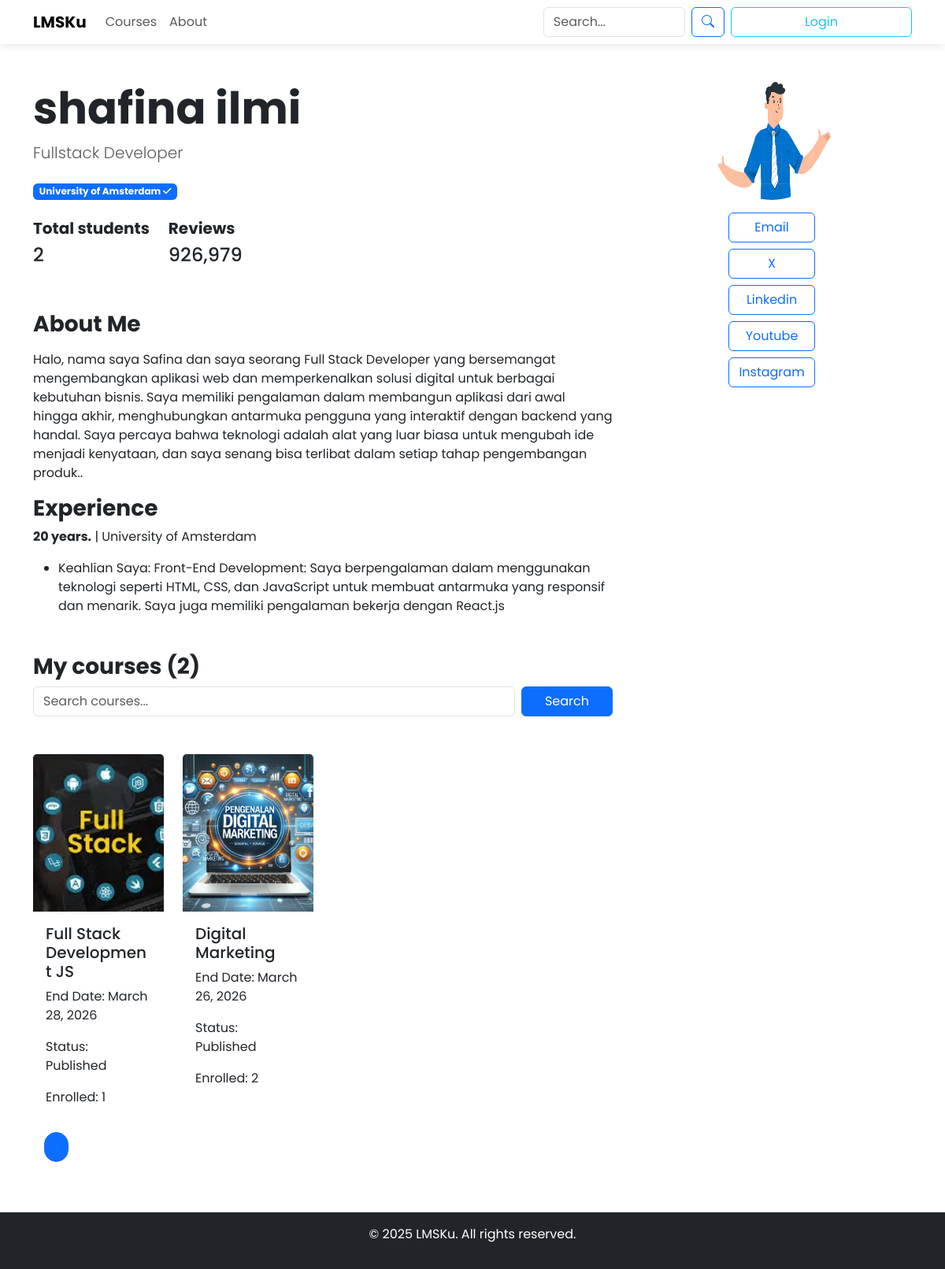
Screenshot of /instructor-profile/instructor/ with the database file from the repository.
### courses/models.py (models this page shows, shortened)
class Instructor(models.Model):
    STATUS_CHOICES = [
        ('Pending', 'Pending'),
        ('Approved', 'Approved'),
        ('Rejected', 'Rejected'),
    ]
    user = models.ForeignKey(CustomUser, on_delete=models.CASCADE, related_name="instructors")
    bio = models.TextField()
    tech = models.CharField(max_length=255)
    expertise = models.CharField(max_length=255)
    experience_years = models.PositiveIntegerField()
    status = models.CharField(max_length=10, choices=STATUS_CHOICES, default='Pending')
    agreement = models.BooleanField(default=False, help_text="Check if the user agrees to the terms and conditions")
    provider =models.ForeignKey(Partner,on_delete=models.CASCADE,related_name='instructors')
    created_at = models.DateTimeField(auto_now_add=True)
    updated_at = models.DateTimeField(auto_now=True)

class Course(models.Model):
    course_name = models.CharField(max_length=250)
    course_number = models.CharField(max_length=250, blank=True)
    course_run = models.CharField(max_length=250, blank=True)
    slug = models.CharField(max_length=250, blank=True)
    org_partner = models.ForeignKey(Partner, on_delete=models.CASCADE, related_name="courses")
    instructor = models.ForeignKey(Instructor, on_delete=models.CASCADE, related_name="courses", null=True)
    category = models.ForeignKey(Category, on_delete=models.CASCADE, related_name="category_courses")
    level = models.CharField(max_length=10, choices=[('basic', 'Basic'), ('middle', 'Middle'), ('advanced', 'Advanced')], default='basic', null=True, blank=True)
    status_course = models.ForeignKey(CourseStatus, on_delete=models.CASCADE, related_name="courses")  # Hubungkan dengan CourseStatus
    created_at = models.DateTimeField(auto_now_add=True)
    edited_on = models.DateTimeField(auto_now=True)
    image = models.ImageField(upload_to='courses/', blank=True, null=True)
    link_video = models.URLField(blank=True, null=True)
    description = models.TextField()
    sort_description = models.CharField(max_length=150, null=True, blank=True)
    hour = models.CharField(max_length=2, null=True, blank=True)
    author = models.ForeignKey(CustomUser, on_delete=models.CASCADE)
    language = models.CharField(max_length=10, choices=[('en', 'English'), ('id', 'Indonesia'), ('fr', 'French'), ('de', 'German')], default='en')
    start_date = models.DateField(null=True)
    end_date = models.DateField(null=True)
    start_enrol = models.DateField(null=True)
    end_enrol = models.DateField(null=True)

### authentication/models.py (models this page shows, shortened)
class CustomUser(AbstractUser):
    gen = {
        "male":"male",
        "female":"female",
    }
    edu = {
        "Basic":"Basic",
        "Secondary":"Secondary",
        "Higher":"Higher",
        "Diploma":"Diploma",
        "Bachelor's":"Bachelor",
        "Master":"Master",
        "Doctorate":"Doctorate",
    }
    email = models.EmailField(_("email address"), unique=True)  # Menambahkan unique=True
    phone = models.CharField(max_length=20, blank=True, null=True)
    gender = models.CharField(max_length=10, choices=[('M', 'Male'), ('F', 'Female')], blank=True, null=True)
    country = models.CharField(max_length=100, blank=True, null=True)
    birth = models.DateField(null=True, blank=True)
    photo = models.ImageField(upload_to='profile_pics/', blank=True, null=True)
    address = models.TextField(blank=True, null=True)
    hobby = models.CharField(_("hobby"), max_length=150, blank=True)
    education = models.CharField(_("education"), max_length=10, choices=edu,blank=True)
    gender = models.CharField(_("gender"), max_length=8, choices=gen,blank=True)
    university = models.ForeignKey(Universiti, on_delete=models.CASCADE, blank=True, null=True, verbose_name=_("university"))
    tiktok = models.CharField(_("tiktok"), max_length=200, blank=True)
    youtube = models.CharField(_("youtube"), max_length=200, blank=True)
    facebook = models.CharField(_("facebook"), max_length=200, blank=True)
    instagram = models.CharField(_("instagram"), max_length=200, blank=True)
    linkedin = models.CharField(_("linkedin"), max_length=200, blank=True)
    twitter = models.CharField(_("twitter"), max_length=200, blank=True)
    is_member = models.BooleanField(_("member status"), default=False, help_text=_("Designates whether the user can log into this admin member."))
    is_subscription = models.BooleanField(_("subscription status"), default=False, help_text=_("Designates whether the user can log into this admin subscription."))
    is_instructor = models.BooleanField(_("instructor status"), default=False, help_text=_("Designates whether the user can log into this admin instructor."))
    is_partner = models.BooleanField(_("partner status"), default=False, help_text=_("Designates whether the user can log into this admin partner."))
    is_audit = models.BooleanField(_("audit status"), default=False, help_text=_("Designates whether the user can log into this admin audit."))
    is_learner = models.BooleanField(_("learner status"), default=True, help_text=_("Designates whether the user can log into this admin learner."))
    is_note = models.BooleanField(_("note status"), default=False, help_text=_("Designates whether the user can log into this admin note."))
    EMAIL_FIELD = "email"
    USERNAME_FIELD = "email"
    REQUIRED_FIELDS = ["username"]

class Universiti(models.Model):
    name = models.CharField(max_length=200, blank=True, null=True)
    slug = models.SlugField(unique=True)
    location = models.CharField(max_length=100, blank=True, null=True)
    def __str__(self):
        return self.name

### courses/views.py (the view)
# urls.py: path('instructor-profile/<slug:username>/', views.instructor_profile, name='instructor_profile'),
def instructor_profile(request, username):
    instructor = get_object_or_404(Instructor, user__username=username)
    if not instructor.provider or not hasattr(instructor.provider.name, 'slug'):
        partner_slug = None
    else:
        partner_slug = instructor.provider.name.slug  # Access slug from Universiti model
    search_term = request.GET.get('search', '')
    published_status = CourseStatus.objects.get(status='published')  # Assuming 'status' field is used to store 'published'
    courses = instructor.courses.filter(
        Q(course_name__icontains=search_term) &  # Search by course name
        Q(status_course=published_status) &      # Filter by 'published' status (corrected)
        Q(end_date__gte=datetime.now())          # Only courses that haven't ended yet
    ).order_by('start_date')  # Optional: Order by start date or any other field
    courses = courses.annotate(total_enrollments=Count('enrollments'))
    courses_count = courses.count()
    total_participants = courses.aggregate(total_participants=Count('enrollments__user', distinct=True))['total_participants']
    paginator = Paginator(courses, 6)
    page_number = request.GET.get('page', 1)  # Default to page 1 if not specified
    try:
        page_number = int(page_number)
        if page_number < 1:
            page_number = 1  # If the page number is less than 1, set it to 1
    except ValueError:
        page_number = 1  # If the page number is not a valid integer, set it to 1
    try:
        page_obj = paginator.get_page(page_number)
    except EmptyPage:
        page_obj = paginator.get_page(1)  # If page number is out of range, show first page
    return render(request, 'home/instructor_profile.html', {
        'instructor': instructor,
        'page_obj': page_obj,
        'courses_count': courses_count,  # Pass the count to the template
        'search_term': search_term,
        'partner_slug': partner_slug,  # Pass partner_slug to the template
        'total_participants': total_participants,  # Pass total participants to the template
    })

### templates/home/instructor_profile.html (shortened to what this page needs)
{% extends 'home/base.html' %}
{% block content %}
<body class="bg-white text-dark">
  <div class="container py-5">
    <div class="row">
      <div class="col-md-8">
        <h1 class="display-4 fw-bold">{{instructor.user.first_name}} {{instructor.user.last_name}}</h1>
        <p class="lead text-muted">{{instructor.user.hobby}}</p>
        {% if partner_slug %}
    <a href="{% url 'courses:org_partner' partner_slug %}">
        <span class="badge bg-primary mt-2">{{instructor.user.university}}  <i class="fa fa-check" aria-hidden="true"></i></span>
    </a>
{% else %}
    <span class="badge bg-secondary mt-2">No University Available</span>
{% endif %}
        <div class="mt-4">
          <div class="d-flex gap-4">
            <div>
              <p class="h5 fw-bold">Total students</p>
              <p class="h4">{{ total_participants }}</p>
            </div>
            <div>
              <p class="h5 fw-bold">Reviews</p>
              <p class="h4">926,979</p>
            </div>
          </div>
        </div>
        <div class="mt-5">
          <h2 class="h3 fw-bold">About Me</h2>
          {% if instructor %}
          <p class="mt-3">{{instructor.bio }}.</p>
          {% endif %}
        <h2 class="h3 fw-bold">Experience</h2>
        <p><strong>{{ instructor.experience_years }} years.</strong> | {{ instructor.user.university }}</p>
            <ul>
                {% if instructor %}
                <li>{{ instructor.expertise }}</li>
                {% endif %}
            </ul>
        </div>
        <div class="mt-5">
          <h2 class="h3 fw-bold">My courses ({{ courses_count }})</h2>
          <div class="mb-4">
            <form method="GET" action="{% url 'courses:instructor_profile' username=instructor.user.username %}">
              <div class="row g-2">
                <div class="col-12 col-md-10">
                  <input type="text" class="form-control" name="search" value="{{ search_term }}" placeholder="Search courses..." />
                </div>
                <div class="col-12 col-md-2">
                  <button type="submit" class="btn btn-primary w-100">Search</button>
                </div>
              </div>
            </form>
          </div>
          <div class="row row-cols-1 row-cols-md-2 row-cols-lg-4 g-4 mt-4" id="courseList">
            {% for course in page_obj %}
              <div class="col course-item">
                <a href="{% url 'courses:course_lms_detail' course.id course.slug %}" class="text-decoration-none">
                    <div class="card h-100">
                        <img src="{{ course.image.url }}" class="card-img-top" alt="{{ course.course_name }}" style="object-fit: cover; height: 200px;">
                        <div class="card-body d-flex flex-column">
                            <h5 class="card-title">{{ course.course_name |truncatechars:50}}</h5>
                            <p>End Date: {{ course.end_date }}</p>
                            <p>Status: {% if course.status_course %} Published {% else %} Unpublished {% endif %}</p>
                            <p>Enrolled: {{ course.total_enrollments }}</p>
                        </div>
                    </div>
                </a>
              </div>
            {% empty %}
              <p>No courses available.</p>
            {% endfor %}
        </div>
        <div class="row">
          <div class="col-md-12">
              <ul class="pagination lms-page">
                  {% for page_num in page_obj.paginator.page_range %}
                      <li class="page-item {% if page_obj.number == page_num %}active{% endif %}">
                          <a class="page-link" href="?page={{ page_num }}{% if search_query %}&search={{ search_query }}{% endif %}{% if category_filter %}&category={{ category_filter|join:',' }}{% endif %}">
                          </a>
                      </li>
                  {% endfor %}
              </ul>
          </div>
      </div>
        </div>
      </div>
      <div class="col-md-4 d-flex flex-column align-items-center mt-4 mt-md-0">
        {% if instructor.user.photo %}
      <img src="{{ instructor.user.photo.url }}" class="rounded-circle mb-3" alt="Instructor's profile picture" width="150" height="150">
      {% else %}
          <img src="https://via.placeholder.com/100" class="rounded-circle mb-3" alt="Instructor's profile picture" width="150" height="150">
      {% endif %}
      <div class="d-grid gap-2">
        <a href="mailto:{{instructor.user.email}}" class="btn btn-outline-primary" target="_blank">Email</a>
        <a href="{{instructor.user.twitter}}" class="btn btn-outline-primary" target="_blank">X</a>
        <a href="{{instructor.user.linkedin}}" class="btn btn-outline-primary" target="_blank">Linkedin</a>
        <a href="{{instructor.user.youtube}}" class="btn btn-outline-primary" target="_blank">Youtube</a>
        <a href="{{instructor.user.instagram}}" class="btn btn-outline-primary" target="_blank">Instagram</a>
    </div>
      </div>
    </div>
  </div>
</body>
{% endblock content %}

### templates/home/base.html (style rules this page uses)
body { font-family: 'Poppins', sans-serif; background-color: #f8f9fa; }
.card { border: none; transition: transform 0.3s; }
.card-img-top { width: 100%; height: 200px; object-fit: cover; }

### templates/home/instructor_profile.html (style rules this page uses)
.pagination .page-item { margin: 0 5px; }
.pagination .page-link { color: #007bff; border-radius: 20px; }

### rows the page displays
Instructor: user.first_name "shafina", user.last_name "ilmi", user.hobby "Fullstack Developer", user.university "University of Amsterdam", bio "Halo, nama saya Safina dan saya seorang Full Stack Developer yang bersemangat mengembangkan aplikasi web dan memperkenalkan solusi digital untuk berbagai kebutuhan bisnis. Saya memiliki pengalaman dalam membangun aplikasi dari awal hingga akhir, menghubungkan antarmuka pengguna yang interaktif dengan backend yang handal. Saya percaya bahwa teknologi adalah alat yang luar biasa untuk mengubah ide menjadi kenyataan, dan saya senang bisa terlibat dalam setiap tahap pengembangan produk.", experience_years "20", expertise "Keahlian Saya: Front-End Development: Saya berpengalaman dalam menggunakan teknologi seperti HTML, CSS, dan JavaScript untuk membuat antarmuka yang responsif dan menarik. Saya juga memiliki pengalaman bekerja dengan React.js", user.photo (picture)
Course: image (picture), course_name "Full Stack Development JS", end_date "March 28, 2026", shows "Published", total_enrollments "1"
Course: image (picture), course_name "Digital Marketing", end_date "March 26, 2026", shows "Published", total_enrollments "2"

### other values shown
{{ total_participants }} "2"
{{ courses_count }} "2"
